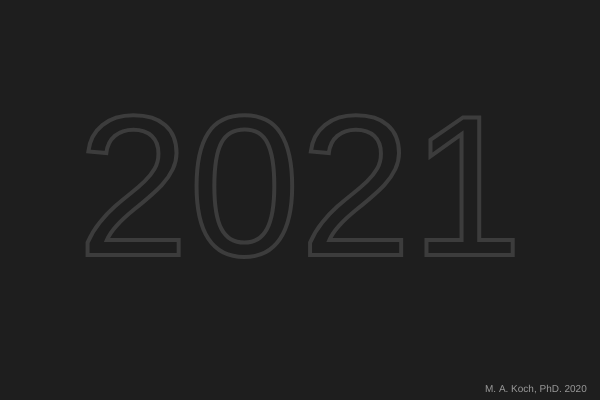
Frame 1 (no input)
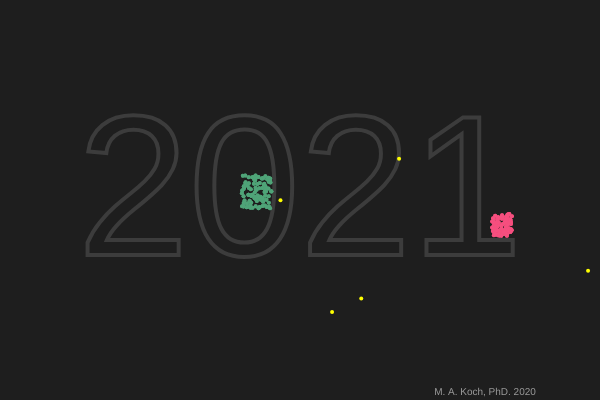
Frame 60 (no input)
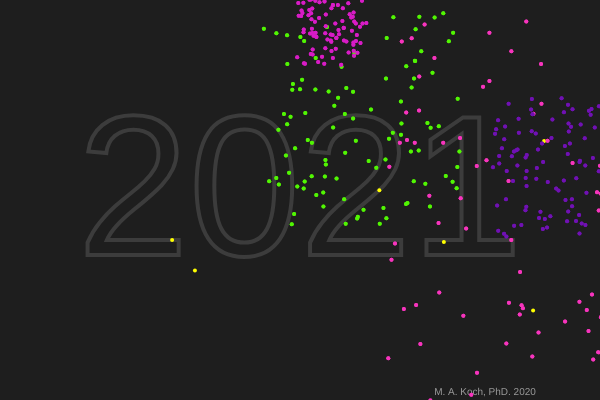
Frame 120 (the mouse pressed at the canvas centre since frame 60)

The p5.js sketch that drew these frames (run headless with seeded random() and noise() and a simulated clock; from frame 60 on, the mouse is pressed at the canvas centre):

// p5.js sketch
// ── sketch.js
var fireworks = [];
var explosions = [];

function setup() {
    createCanvas(600,400);
    noFill();
    stroke(255,255,0);
    strokeWeight(4);
    //explosions.push(new Explosion(width/2,height));
}

function draw() {
    background(30);
    colorMode(RGB);
    colorMode(RGB);
    noStroke();
    fill(155);
    textSize(10);
    text("M. A. Koch, PhD. 2020", width-115, height-8);

    stroke(60);
    noFill();
    textSize(width/3); 
    textAlign(CENTER,CENTER);
    text("2021", width/2, height/2);
    
    if (random(1)<0.1){
        fireworks.push(new Particle(random(width),height));
    }
    stroke(255,255,0);
    strokeWeight(4);
    for (let i=0; i<fireworks.length;i++){
        if(!fireworks[i].exploded){
        fireworks[i].update()

        fireworks[i].show();
        } else {
        explosions.push(new Explosion(fireworks[i].pos.x,fireworks[i].pos.y));
            fireworks.splice(i, 1);
        }
    }
      for (let i=0; i<explosions.length;i++){
        explosions[i].update();
        explosions[i].show();   
        if(explosions[i].age <= 0){
            explosions.splice(i, 1);
        }    
    }
    
    } 
// ── explosion.js
  function Explosion(x_,y_){
    this.age=random(10,50);
    this.fragments = [];
    this.clr=[random(255),random(255),random(255)];
    this.x = x_;
    this.y = y_;
      
    for (let i=0; i<100; i++){
    var p = new Particle(this.x, this.y);
    p.vel=createVector(random(-5,5), random(-10,1));
    this.fragments.push(p);
    }
    
    this.update = function(){  
        for (let i=0; i<this.fragments.length; i++){
            this.fragments[i].update();
        } 
        this.age -= 1;
    }
    
    this.show = function(){  
        stroke(this.clr);
        for (let i=0; i<this.fragments.length; i++){
            this.fragments[i].show();
            this.fragments[i].show();
        }
    }
  }
// ── particle.js
function Particle(x,y){
    this.exploded = false;
    this.pos = createVector(x,y);
    this.vel = createVector(0, random(-8, -12));
    this.acc = createVector(0,0.2)

    this.update = function(){
        this.vel.add(this.acc);
        this.pos.add(this.vel);
        
        if (this.vel.y >=0 ){
            this.exploded = true;
        }

    }
    
    this.show = function(){

        point(this.pos.x,this.pos.y);
    }
    
    
}
